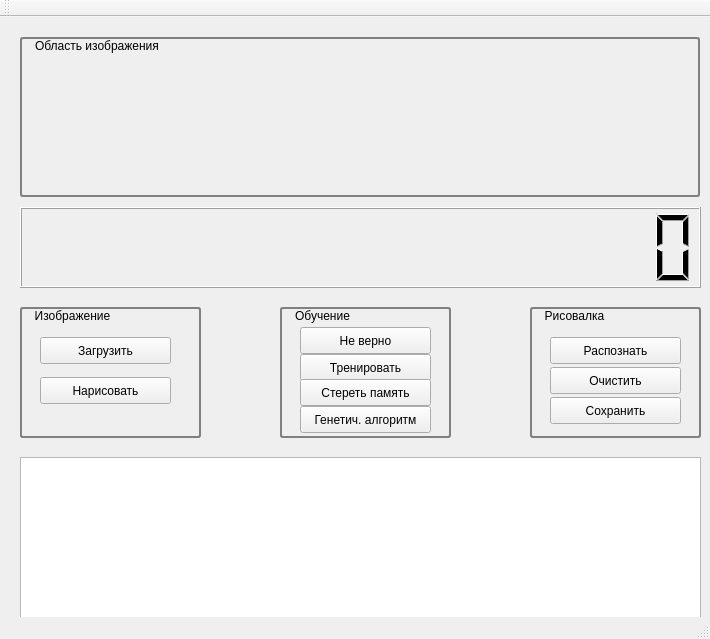
<?xml version="1.0" encoding="UTF-8"?>
<ui version="4.0">
 <class>MainWindow</class>
 <widget class="QMainWindow" name="MainWindow">
  <property name="geometry">
   <rect>
    <x>0</x>
    <y>0</y>
    <width>710</width>
    <height>639</height>
   </rect>
  </property>
  <property name="windowTitle">
   <string>Распознаватель Цифр</string>
  </property>
  <widget class="QWidget" name="centralWidget">
   <widget class="QGroupBox" name="groupBox">
    <property name="geometry">
     <rect>
      <x>20</x>
      <y>20</y>
      <width>680</width>
      <height>160</height>
     </rect>
    </property>
    <property name="styleSheet">
     <string notr="true">QGroupBox { 
     border: 2px solid gray; 
     border-radius: 3px; 
 } 
QGroupBox::title { 
    background-color: transparent;
     subcontrol-position: top left; /* position at the top left*/ 
     padding:2 13px;
 } </string>
    </property>
    <property name="title">
     <string>Область изображения</string>
    </property>
    <widget class="QLabel" name="label">
     <property name="geometry">
      <rect>
       <x>10</x>
       <y>19</y>
       <width>651</width>
       <height>131</height>
      </rect>
     </property>
     <property name="minimumSize">
      <size>
       <width>0</width>
       <height>0</height>
      </size>
     </property>
     <property name="maximumSize">
      <size>
       <width>999999</width>
       <height>999999</height>
      </size>
     </property>
     <property name="baseSize">
      <size>
       <width>0</width>
       <height>0</height>
      </size>
     </property>
     <property name="text">
      <string/>
     </property>
    </widget>
    <widget class="PaintArea" name="widget" native="true">
     <property name="geometry">
      <rect>
       <x>0</x>
       <y>20</y>
       <width>681</width>
       <height>141</height>
      </rect>
     </property>
    </widget>
   </widget>
   <widget class="QLCDNumber" name="lcdNumber">
    <property name="geometry">
     <rect>
      <x>20</x>
      <y>190</y>
      <width>681</width>
      <height>81</height>
     </rect>
    </property>
    <property name="digitCount">
     <number>17</number>
    </property>
   </widget>
   <widget class="QGroupBox" name="groupBox_2">
    <property name="geometry">
     <rect>
      <x>20</x>
      <y>290</y>
      <width>181</width>
      <height>131</height>
     </rect>
    </property>
    <property name="styleSheet">
     <string notr="true">QGroupBox { 
     border: 2px solid gray; 
     border-radius: 3px; 
 } 
QGroupBox::title { 
    background-color: transparent;
     subcontrol-position: top left; /* position at the top left*/ 
     padding:2 13px;
 } </string>
    </property>
    <property name="title">
     <string>Изображение</string>
    </property>
    <widget class="QPushButton" name="pushButton">
     <property name="geometry">
      <rect>
       <x>20</x>
       <y>30</y>
       <width>131</width>
       <height>27</height>
      </rect>
     </property>
     <property name="text">
      <string>Загрузить</string>
     </property>
    </widget>
    <widget class="QPushButton" name="pushButton_4">
     <property name="geometry">
      <rect>
       <x>20</x>
       <y>70</y>
       <width>131</width>
       <height>27</height>
      </rect>
     </property>
     <property name="text">
      <string>Нарисовать</string>
     </property>
    </widget>
   </widget>
   <widget class="QGroupBox" name="groupBox_3">
    <property name="geometry">
     <rect>
      <x>280</x>
      <y>290</y>
      <width>171</width>
      <height>131</height>
     </rect>
    </property>
    <property name="styleSheet">
     <string notr="true">QGroupBox { 
     border: 2px solid gray; 
     border-radius: 3px; 
 } 
QGroupBox::title { 
    background-color: transparent;
     subcontrol-position: top left; /* position at the top left*/ 
     padding:2 13px;
 } </string>
    </property>
    <property name="title">
     <string>Обучение</string>
    </property>
    <widget class="QPushButton" name="pushButton_2">
     <property name="geometry">
      <rect>
       <x>20</x>
       <y>20</y>
       <width>131</width>
       <height>27</height>
      </rect>
     </property>
     <property name="text">
      <string>Не верно</string>
     </property>
    </widget>
    <widget class="QPushButton" name="pushButton_3">
     <property name="geometry">
      <rect>
       <x>20</x>
       <y>47</y>
       <width>131</width>
       <height>27</height>
      </rect>
     </property>
     <property name="text">
      <string>Тренировать</string>
     </property>
    </widget>
    <widget class="QPushButton" name="pushButton_5">
     <property name="geometry">
      <rect>
       <x>20</x>
       <y>72</y>
       <width>131</width>
       <height>27</height>
      </rect>
     </property>
     <property name="text">
      <string>Стереть память</string>
     </property>
    </widget>
    <widget class="QPushButton" name="pushButton_9">
     <property name="geometry">
      <rect>
       <x>20</x>
       <y>99</y>
       <width>131</width>
       <height>27</height>
      </rect>
     </property>
     <property name="text">
      <string>Генетич. алгоритм</string>
     </property>
    </widget>
   </widget>
   <widget class="QTableWidget" name="tableWidget">
    <property name="geometry">
     <rect>
      <x>20</x>
      <y>440</y>
      <width>681</width>
      <height>192</height>
     </rect>
    </property>
    <property name="autoFillBackground">
     <bool>true</bool>
    </property>
    <property name="editTriggers">
     <set>QAbstractItemView::NoEditTriggers</set>
    </property>
   </widget>
   <widget class="QGroupBox" name="groupBox_4">
    <property name="geometry">
     <rect>
      <x>530</x>
      <y>290</y>
      <width>171</width>
      <height>131</height>
     </rect>
    </property>
    <property name="styleSheet">
     <string notr="true">QGroupBox { 
     border: 2px solid gray; 
     border-radius: 3px; 
 } 
QGroupBox::title { 
    background-color: transparent;
     subcontrol-position: top left; /* position at the top left*/ 
     padding:2 13px;
 } </string>
    </property>
    <property name="title">
     <string>Рисовалка</string>
    </property>
    <widget class="QPushButton" name="pushButton_6">
     <property name="geometry">
      <rect>
       <x>20</x>
       <y>30</y>
       <width>131</width>
       <height>27</height>
      </rect>
     </property>
     <property name="text">
      <string>Распознать</string>
     </property>
    </widget>
    <widget class="QPushButton" name="pushButton_7">
     <property name="geometry">
      <rect>
       <x>20</x>
       <y>60</y>
       <width>131</width>
       <height>27</height>
      </rect>
     </property>
     <property name="text">
      <string>Очистить</string>
     </property>
    </widget>
    <widget class="QPushButton" name="pushButton_8">
     <property name="geometry">
      <rect>
       <x>20</x>
       <y>90</y>
       <width>131</width>
       <height>27</height>
      </rect>
     </property>
     <property name="text">
      <string>Сохранить</string>
     </property>
    </widget>
   </widget>
  </widget>
  <widget class="QMenuBar" name="menuBar">
   <property name="geometry">
    <rect>
     <x>0</x>
     <y>0</y>
     <width>710</width>
     <height>25</height>
    </rect>
   </property>
  </widget>
  <widget class="QToolBar" name="mainToolBar">
   <attribute name="toolBarArea">
    <enum>TopToolBarArea</enum>
   </attribute>
   <attribute name="toolBarBreak">
    <bool>false</bool>
   </attribute>
  </widget>
  <widget class="QStatusBar" name="statusBar"/>
 </widget>
 <layoutdefault spacing="6" margin="11"/>
 <customwidgets>
  <customwidget>
   <class>PaintArea</class>
   <extends>QWidget</extends>
   <header>paintarea.h</header>
   <container>1</container>
  </customwidget>
 </customwidgets>
 <resources/>
 <connections/>
</ui>
